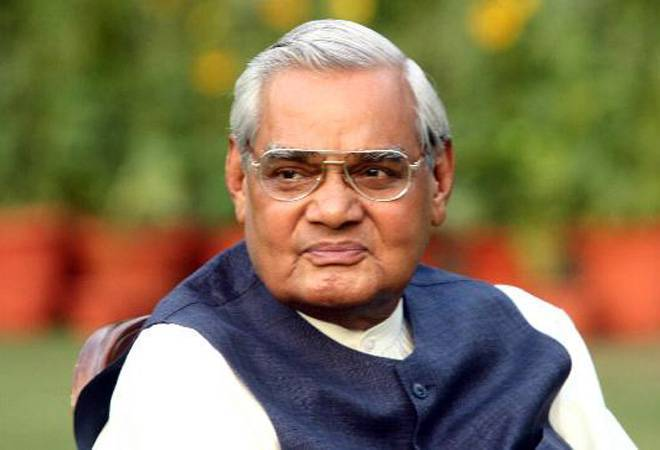
#> input picture Computer Vision_chb/images/atalaji.jpg, 660 x 450 px
$ jupyter execute 'How to detect Face haar Cascade Classifiers.ipynb'
#> lines starting #> are read from the running program, lines starting #| are printed output that depends on the picture
[cell 1]
import numpy as np
import cv2

# use CascadeClassifier function to where our classifier (XML file format-HAAR) is stored
facing_classifier = cv2.CascadeClassifier('Haarcascades/haarcascade_frontalface_default.xml')

# Load our image using imread
atlaji = cv2.imread('images/atalaji.jpg')
#> atlaji is the input picture: shape (450, 660, 3); mean B, G, R 83.6, 116.3, 133.1

#convert it to grayscale
gray = cv2.cvtColor(atlaji, cv2.COLOR_BGR2GRAY)
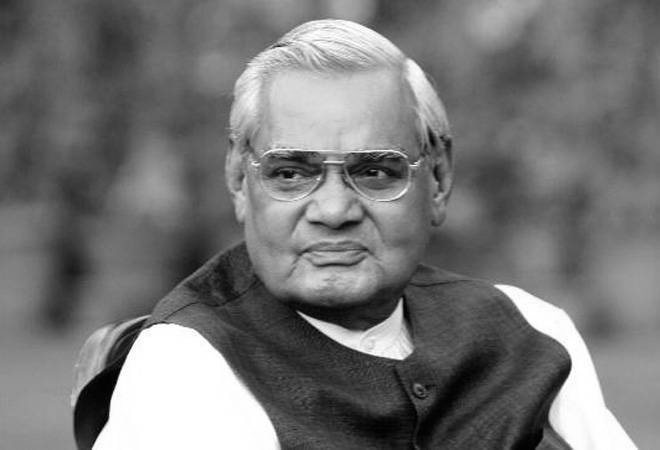
#> gray: shape (450, 660); min 1, max 255, mean 117.6

# This classifier returns the Region Of Interest of the detected face as a tuple
# interested in top left coordinate and the bottom right coordiantes
newface = facing_classifier.detectMultiScale(gray, 1.3, 5)
#> newface = [[223, 89, 218, 218]]

# When no faces detected, facing_classifier returns empty tuple
if newface is ():
    print("No faces found")

#Iterate through our faces array using for and draw a rectangle on ROI
# for each face in newface
for (x,y,w,h) in newface:
    cv2.rectangle(atlaji, (x,y), (x+w,y+h), (127,0,255), 2)
    cv2.imshow("Atalji's face", atlaji)
    cv2.waitKey(0)
#> this loop made 1 pass
#> pass 1, `cv2.imshow("Atalji's face", atlaji)`:
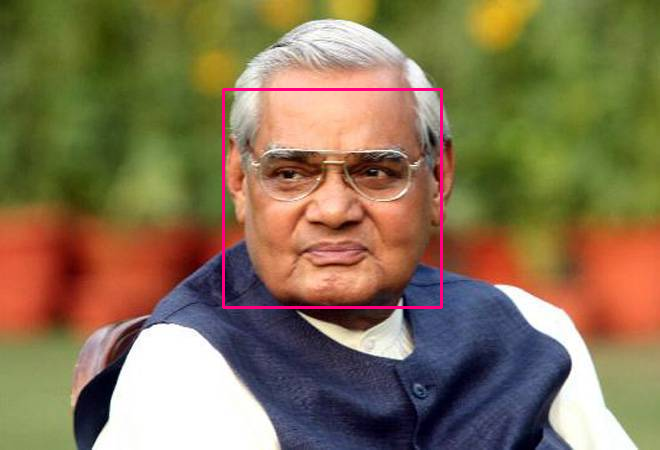
#> window "Atalji's face": shape (450, 660, 3); mean B, G, R 84, 115.4, 134.3

cv2.destroyAllWindows()

$ run again, with Computer Vision_chb/images/Trump.jpg copied over Computer Vision_chb/images/atalaji.jpg
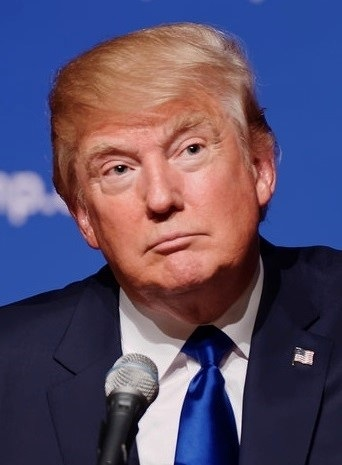
#> input picture Computer Vision_chb/images/Trump.jpg, 342 x 465 px
#> atlaji is the input picture: shape (465, 342, 3); mean B, G, R 104.9, 77.8, 89.5
#> `gray = cv2.cvtColor(atlaji, cv2.COLOR_BGR2GRAY)`:
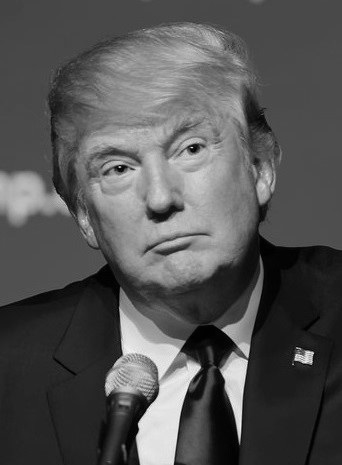
#> gray: shape (465, 342); min 0, max 252, mean 84.4
#> newface = [[53, 70, 215, 215]]
#> the loop `for (x,y,w,h) in newface:` made 1 pass
#> pass 1, `cv2.imshow("Atalji's face", atlaji)`:
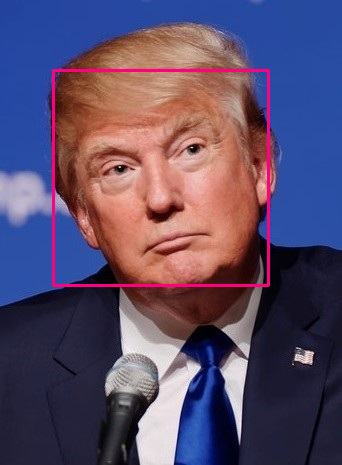
#> window "Atalji's face": shape (465, 342, 3); mean B, G, R 105.6, 76.7, 92.3

$ run again, with Computer Vision_chb/images/cat.jpg copied over Computer Vision_chb/images/atalaji.jpg
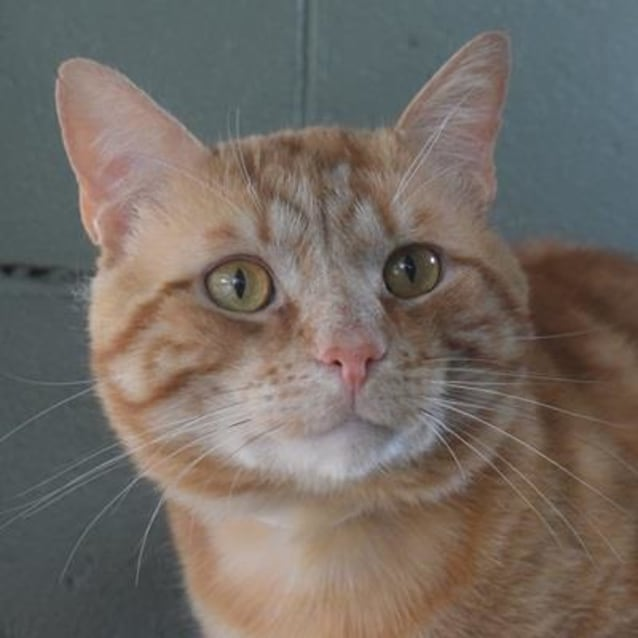
#> input picture Computer Vision_chb/images/cat.jpg, 638 x 638 px
#> atlaji is the input picture: shape (638, 638, 3); mean B, G, R 99.9, 106.8, 115.1
#> `gray = cv2.cvtColor(atlaji, cv2.COLOR_BGR2GRAY)`:
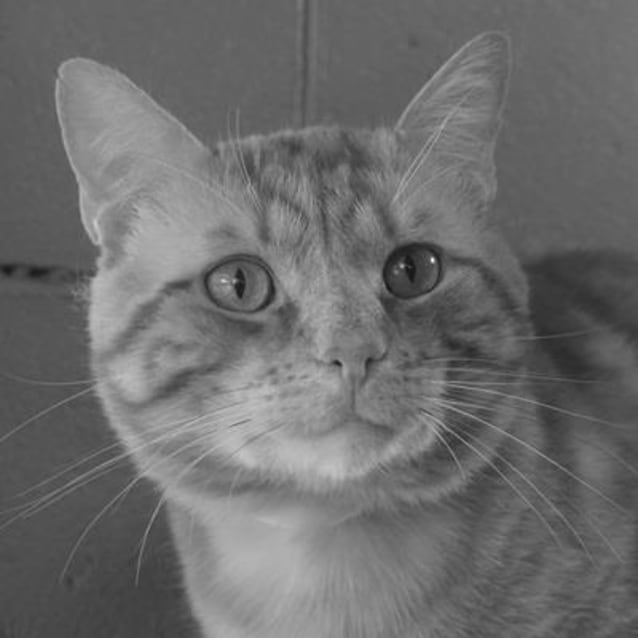
#> gray: shape (638, 638); min 20, max 250, mean 108.5
#> newface = ()

$ run again, with Computer Vision_chb/images/cat1.jpg copied over Computer Vision_chb/images/atalaji.jpg
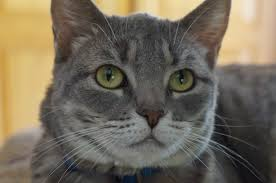
#> input picture Computer Vision_chb/images/cat1.jpg, 276 x 183 px
#> atlaji is the input picture: shape (183, 276, 3); mean B, G, R 90.2, 106.4, 115.1
#> `gray = cv2.cvtColor(atlaji, cv2.COLOR_BGR2GRAY)`:
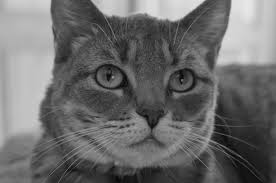
#> gray: shape (183, 276); min 2, max 232, mean 107.2
#> newface = ()
